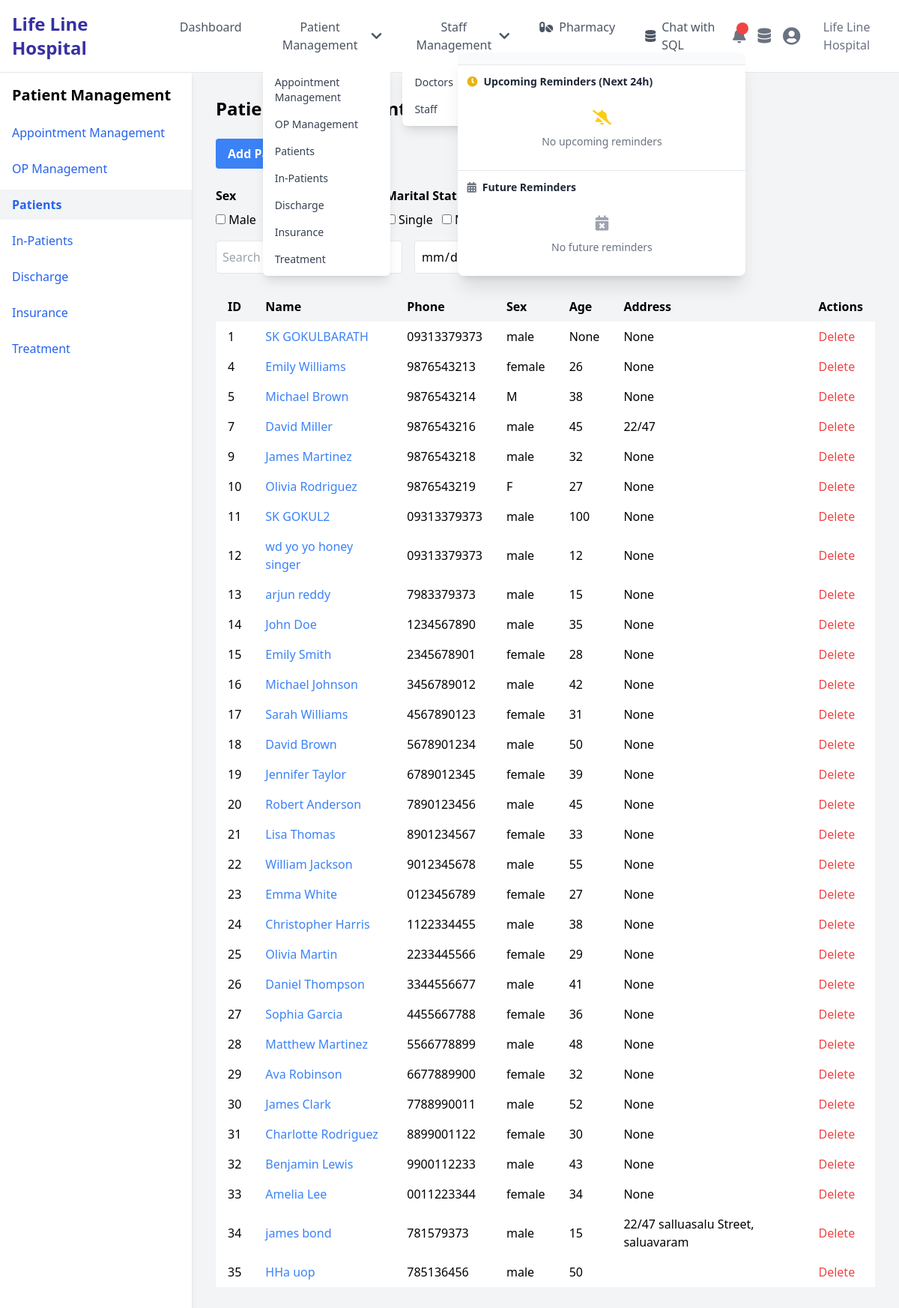
Page /patients on the committed database.
### app/models.py (models this page shows, shortened)
class Patient(db.Model):
    id = db.Column(db.Integer, primary_key=True)
    firstname = db.Column(db.String(100), nullable=False)
    lastname = db.Column(db.String(100), nullable=False)
    mobile = db.Column(db.String(20), nullable=False)
    alternate_mobile = db.Column(db.String(20))
    email = db.Column(db.String(120))
    sex = db.Column(db.String(10))  # Changed nullable to match the database
    age = db.Column(db.Integer)
    marital_status = db.Column(db.String(20))
    occupation = db.Column(db.String(100))
    blood_group = db.Column(db.String(5))
    emergency_contact_person = db.Column(db.String(100))
    emergency_contact_number = db.Column(db.String(20))
    emergency_contact_relation = db.Column(db.String(50))
    created_at = db.Column(db.DateTime, default=datetime.utcnow)  # Changed from registered_on to created_at
    address = db.Column(db.Text)  # Add this line

### app/routes.py (the view, shortened to what this page needs)
@main.route('/patients', methods=['GET', 'POST'])
def patients():
    if request.method == 'GET':
        sex = request.args.getlist('sex')
        marital_status = request.args.getlist('marital_status')
        search = request.args.get('search', '')
        start_date = request.args.get('start_date')
        end_date = request.args.get('end_date')
        query = Patient.query
        if sex:
            query = query.filter(Patient.sex.in_(sex))
        if marital_status:
            query = query.filter(Patient.marital_status.in_(marital_status))
        if search:
            query = query.filter(db.or_(
                Patient.firstname.ilike(f'%{search}%'),
                Patient.lastname.ilike(f'%{search}%'),
                Patient.mobile.ilike(f'%{search}%')
            ))
        if start_date:
            query = query.filter(Patient.created_at >= datetime.strptime(start_date, '%Y-%m-%d'))
        if end_date:
            query = query.filter(Patient.created_at <= datetime.strptime(end_date, '%Y-%m-%d'))
        patients = query.all()
        doctors = Doctor.query.all()
        if request.headers.get('X-Requested-With') == 'XMLHttpRequest':
            return jsonify([patient.to_dict() for patient in patients])
        else:
            return render_template('patients.html', patients=patients, doctors=doctors)

### app/templates/patients.html (shortened to what this page needs)
{% extends "base.html" %}
{% block content %}
<div class="flex">
    {% include 'patient_management_sidebar.html' %}
    <div class="flex-1 p-8 overflow-auto">
        <h1 class="text-2xl font-bold mb-6">Patient Management</h1>
        <div class="flex items-center mb-6">
            <button onclick="openPatientFormModal('add')" class="bg-blue-500 hover:bg-blue-700 text-white font-bold py-2 px-4 rounded mr-4">
                Add Patient
            </button>
        </div>
        <form id="filterForm" class="mb-6">
            <div class="flex space-x-4 mb-4">
                <div>
                    <label class="block mb-2 font-semibold">Sex</label>
                    <div class="space-x-2">
                        <label><input type="checkbox" name="sex" value="male"> Male</label>
                        <label><input type="checkbox" name="sex" value="female"> Female</label>
                        <label><input type="checkbox" name="sex" value="other"> Other</label>
                    </div>
                </div>
                <div>
                    <label class="block mb-2 font-semibold">Marital Status</label>
                    <div class="space-x-2">
                        <label><input type="checkbox" name="marital_status" value="single"> Single</label>
                        <label><input type="checkbox" name="marital_status" value="married"> Married</label>
                        <label><input type="checkbox" name="marital_status" value="divorced"> Divorced</label>
                        <label><input type="checkbox" name="marital_status" value="widowed"> Widowed</label>
                    </div>
                </div>
            </div>
            <div class="flex space-x-4">
                <button type="submit" class="bg-green-500 hover:bg-green-700 text-white font-bold py-2 px-4 rounded">Filter</button>
            </div>
        </form>
        <table class="min-w-full bg-white">
            <thead class="bg-gray-100">
                <tr>
                    <th class="py-2 px-4 text-left">ID</th>
                    <th class="py-2 px-4 text-left">Name</th>
                    <th class="py-2 px-4 text-left">Phone</th>
                    <th class="py-2 px-4 text-left">Sex</th>
                    <th class="py-2 px-4 text-left">Age</th>
                    <th class="py-2 px-4 text-left">Address</th>
                    <th class="py-2 px-4 text-left">Actions</th>
                </tr>
            </thead>
            <tbody id="patientsTableBody">
                {% for patient in patients %}
                <tr>
                    <td class="py-2 px-4">{{ patient.id }}</td>
                    <td class="py-2 px-4">
                        <div class="relative group">
                            <a href="#" onclick="openPatientDetailsModal({{ patient.id }}); return false;" class="text-blue-500 hover:underline">
                                {{ patient.firstname }} {{ patient.lastname }}
                            </a>
                        </div>
                    </td>
                    <td class="py-2 px-4">{{ patient.mobile }}</td>
                    <td class="py-2 px-4">{{ patient.sex }}</td>
                    <td class="py-2 px-4">{{ patient.age }}</td>
                    <td class="py-2 px-4">{{ patient.address }}</td>
                    <td class="py-2 px-4">
                        <button onclick="deletePatient({{ patient.id }})" class="text-red-500 hover:text-red-700">Delete</button>
                    </td>
                </tr>
                {% endfor %}
            </tbody>
        </table>
    </div>
</div>
{% endblock %}

### rows in the picture
Patient: id "1", firstname "SK", lastname "GOKULBARATH", mobile "09313379373", sex "male", age "None", address "None"
Patient: id "4", firstname "Emily", lastname "Williams", mobile "9876543213", sex "female", age "26", address "None"
Patient: id "5", firstname "Michael", lastname "Brown", mobile "9876543214", sex "M", age "38", address "None"
Patient: id "7", firstname "David", lastname "Miller", mobile "9876543216", sex "male", age "45", address "22/47"
Patient: id "9", firstname "James", lastname "Martinez", mobile "9876543218", sex "male", age "32", address "None"
Patient: id "10", firstname "Olivia", lastname "Rodriguez", mobile "9876543219", sex "F", age "27", address "None"
Patient: id "11", firstname "SK", lastname "GOKUL2", mobile "09313379373", sex "male", age "100", address "None"
Patient: id "12", firstname "wd", lastname "yo yo honey singer", mobile "09313379373", sex "male", age "12", address "None"
Patient: id "13", firstname "arjun", lastname "reddy", mobile "7983379373", sex "male", age "15", address "None"
Patient: id "14", firstname "John", lastname "Doe", mobile "1234567890", sex "male", age "35", address "None"
Patient: id "15", firstname "Emily", lastname "Smith", mobile "2345678901", sex "female", age "28", address "None"
Patient: id "16", firstname "Michael", lastname "Johnson", mobile "3456789012", sex "male", age "42", address "None"
Patient: id "17", firstname "Sarah", lastname "Williams", mobile "4567890123", sex "female", age "31", address "None"
Patient: id "18", firstname "David", lastname "Brown", mobile "5678901234", sex "male", age "50", address "None"
Patient: id "19", firstname "Jennifer", lastname "Taylor", mobile "6789012345", sex "female", age "39", address "None"
Patient: id "20", firstname "Robert", lastname "Anderson", mobile "7890123456", sex "male", age "45", address "None"
Patient: id "21", firstname "Lisa", lastname "Thomas", mobile "8901234567", sex "female", age "33", address "None"
Patient: id "22", firstname "William", lastname "Jackson", mobile "9012345678", sex "male", age "55", address "None"
Patient: id "23", firstname "Emma", lastname "White", mobile "0123456789", sex "female", age "27", address "None"
Patient: id "24", firstname "Christopher", lastname "Harris", mobile "1122334455", sex "male", age "38", address "None"
Patient: id "25", firstname "Olivia", lastname "Martin", mobile "2233445566", sex "female", age "29", address "None"
Patient: id "26", firstname "Daniel", lastname "Thompson", mobile "3344556677", sex "male", age "41", address "None"
Patient: id "27", firstname "Sophia", lastname "Garcia", mobile "4455667788", sex "female", age "36", address "None"
Patient: id "28", firstname "Matthew", lastname "Martinez", mobile "5566778899", sex "male", age "48", address "None"
Patient: id "29", firstname "Ava", lastname "Robinson", mobile "6677889900", sex "female", age "32", address "None"
Patient: id "30", firstname "James", lastname "Clark", mobile "7788990011", sex "male", age "52", address "None"
Patient: id "31", firstname "Charlotte", lastname "Rodriguez", mobile "8899001122", sex "female", age "30", address "None"
Patient: id "32", firstname "Benjamin", lastname "Lewis", mobile "9900112233", sex "male", age "43", address "None"
Patient: id "33", firstname "Amelia", lastname "Lee", mobile "0011223344", sex "female", age "34", address "None"
Patient: id "34", firstname "james", lastname "bond", mobile "781579373", sex "male", age "15", address "22/47 salluasalu Street, saluavaram"
Patient: id "35", firstname "HHa", lastname "uop", mobile "785136456", sex "male", age "50"
